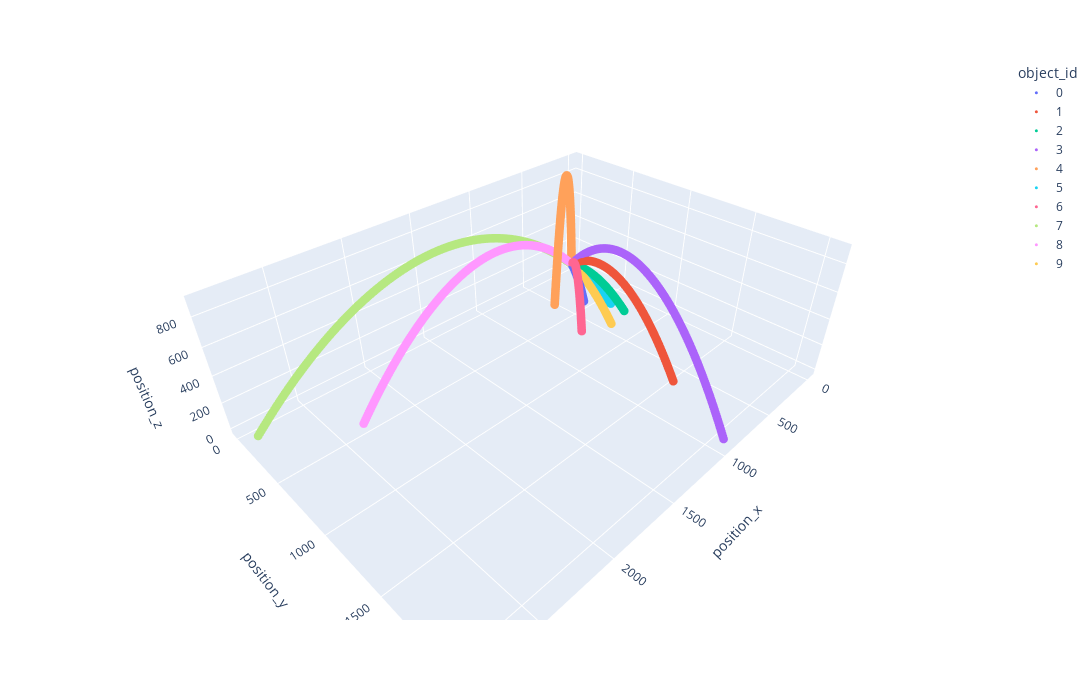

Source (notebook cell):
### Code cell
# Plot Trajectories
fig = px.scatter_3d(
    all_trajs, x="position_x", y="position_y", z="position_z", color="object_id", width=FULL_WIDTH, height=FULL_HEIGHT,
)
fig.update_traces(
    marker={"size":3},
    selector={"mode":'markers'}
)
fig.show()
